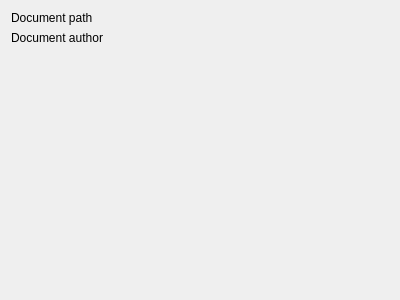
<?xml version="1.0" encoding="UTF-8"?>
<ui version="4.0">
 <class>DocumentRelationEditorConfigWidgetBase</class>
 <widget class="QWidget" name="DocumentRelationEditorConfigWidgetBase">
  <property name="geometry">
   <rect>
    <x>0</x>
    <y>0</y>
    <width>400</width>
    <height>300</height>
   </rect>
  </property>
  <property name="windowTitle">
   <string>Form</string>
  </property>
  <layout class="QGridLayout" name="gridLayout">
   <item row="1" column="2">
    <widget class="QgsFieldExpressionWidget" name="mDocumentAuthorExpressionWidget" native="true"/>
   </item>
   <item row="2" column="2">
    <spacer name="verticalSpacer">
     <property name="orientation">
      <enum>Qt::Vertical</enum>
     </property>
     <property name="sizeHint" stdset="0">
      <size>
       <width>20</width>
       <height>40</height>
      </size>
     </property>
    </spacer>
   </item>
   <item row="0" column="2">
    <widget class="QgsFieldExpressionWidget" name="mDocumentPathExpressionWidget" native="true"/>
   </item>
   <item row="0" column="0" colspan="2">
    <widget class="QLabel" name="label_2">
     <property name="text">
      <string>Document path</string>
     </property>
    </widget>
   </item>
   <item row="1" column="0" colspan="2">
    <widget class="QLabel" name="label_3">
     <property name="text">
      <string>Document author</string>
     </property>
    </widget>
   </item>
  </layout>
 </widget>
 <customwidgets>
  <customwidget>
   <class>QgsFieldExpressionWidget</class>
   <extends>QWidget</extends>
   <header>qgsfieldexpressionwidget.h</header>
  </customwidget>
 </customwidgets>
 <resources/>
 <connections/>
</ui>
